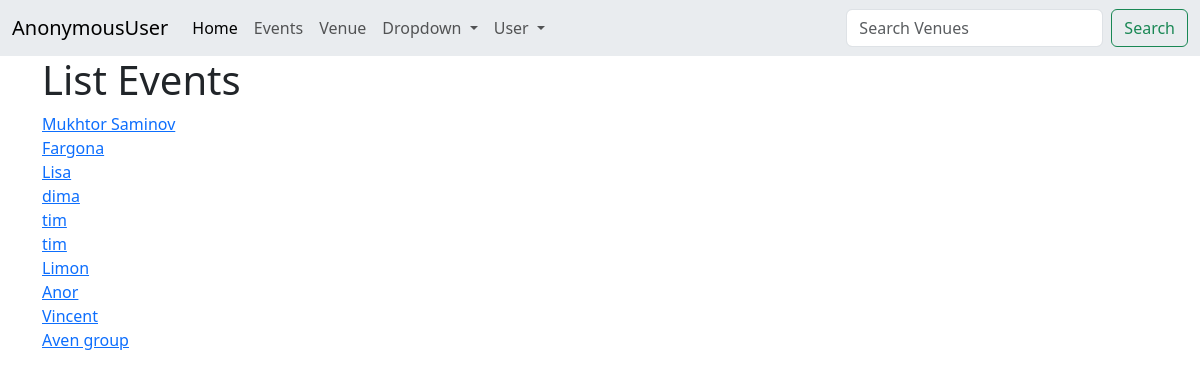
Screenshot of /venue_events/1 with the database file from the repository.
### home/models.py (models this page shows, shortened)
class Event(models.Model):
    name=models.CharField("Event Name",max_length=120)
    event_data=models.DateTimeField('Event Data')
    venue=models.ForeignKey(Venue,blank=True,null=True,on_delete=models.CASCADE)
    manager=models.ForeignKey(User,blank=True,null=True,on_delete=models.SET_NULL)
    description=models.TextField(blank=True)
    attendees=models.ManyToManyField(MyClubUser,blank=True)
    aprroved=models.BooleanField("Aprroved",default=False)
    def __str__(self):
        return self.name

### home/views.py (the view)
# urls.py: path('venue_events/<venue_id>',views.venue_event,name='venue_events'),
def venue_event(request,venue_id):
    venue=Venue.objects.get(id=venue_id)
    events=venue.event_set.all()
    if events:
        return render(request,'venue_events.html',{'events':events})
    else:
        messages.success(request,("That Venue Has No Events At This Time... "))
        return redirect('admin_aprroval')

### Template/venue_events.html
{% extends "base.html" %}
{% block content %}
<h1>List Events </h1>
{% for event in events %}
<a href="{%  url 'show_event' event.id %}"> {{ event }}</a><br/>
{% endfor %}
{% endblock %}

### rows the page displays
Event: name "Mukhtor Saminov"
Event: name "Fargona"
Event: name "Lisa"
Event: name "dima"
Event: name "tim"
Event: name "tim"
Event: name "Limon"
Event: name "Anor"
Event: name "Vincent"
Event: name "Aven group"

### other values shown
{{ user }} "AnonymousUser"
